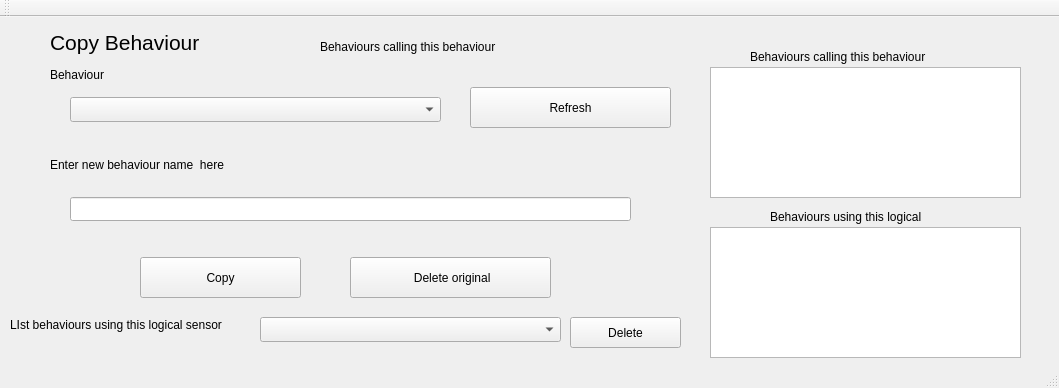
<?xml version="1.0" encoding="UTF-8"?>
<ui version="4.0">
 <class>MainWindow</class>
 <widget class="QMainWindow" name="MainWindow">
  <property name="geometry">
   <rect>
    <x>0</x>
    <y>0</y>
    <width>1059</width>
    <height>388</height>
   </rect>
  </property>
  <property name="windowTitle">
   <string>Copy Behaviour</string>
  </property>
  <widget class="QWidget" name="centralWidget">
   <widget class="QLabel" name="label">
    <property name="geometry">
     <rect>
      <x>50</x>
      <y>10</y>
      <width>171</width>
      <height>31</height>
     </rect>
    </property>
    <property name="font">
     <font>
      <pointsize>16</pointsize>
     </font>
    </property>
    <property name="text">
     <string>Copy Behaviour</string>
    </property>
   </widget>
   <widget class="QComboBox" name="languageComboBox">
    <property name="geometry">
     <rect>
      <x>70</x>
      <y>80</y>
      <width>371</width>
      <height>25</height>
     </rect>
    </property>
   </widget>
   <widget class="QPushButton" name="changePushButton">
    <property name="geometry">
     <rect>
      <x>140</x>
      <y>240</y>
      <width>161</width>
      <height>41</height>
     </rect>
    </property>
    <property name="text">
     <string>Copy</string>
    </property>
   </widget>
   <widget class="QLabel" name="locnLabel">
    <property name="geometry">
     <rect>
      <x>320</x>
      <y>20</y>
      <width>351</width>
      <height>20</height>
     </rect>
    </property>
    <property name="text">
     <string>Behaviours calling this behaviour</string>
    </property>
   </widget>
   <widget class="QLineEdit" name="messageLineEdit">
    <property name="geometry">
     <rect>
      <x>70</x>
      <y>180</y>
      <width>561</width>
      <height>24</height>
     </rect>
    </property>
   </widget>
   <widget class="QLabel" name="label_2">
    <property name="geometry">
     <rect>
      <x>50</x>
      <y>50</y>
      <width>62</width>
      <height>16</height>
     </rect>
    </property>
    <property name="text">
     <string>Behaviour</string>
    </property>
   </widget>
   <widget class="QLabel" name="label_4">
    <property name="geometry">
     <rect>
      <x>50</x>
      <y>140</y>
      <width>301</width>
      <height>16</height>
     </rect>
    </property>
    <property name="text">
     <string>Enter new behaviour name  here</string>
    </property>
   </widget>
   <widget class="QPushButton" name="changePushButton_3">
    <property name="geometry">
     <rect>
      <x>350</x>
      <y>240</y>
      <width>201</width>
      <height>41</height>
     </rect>
    </property>
    <property name="text">
     <string> Delete original</string>
    </property>
   </widget>
   <widget class="QPushButton" name="changePushButton_4">
    <property name="geometry">
     <rect>
      <x>470</x>
      <y>70</y>
      <width>201</width>
      <height>41</height>
     </rect>
    </property>
    <property name="text">
     <string>Refresh</string>
    </property>
   </widget>
   <widget class="QListWidget" name="listWidget">
    <property name="geometry">
     <rect>
      <x>710</x>
      <y>50</y>
      <width>311</width>
      <height>131</height>
     </rect>
    </property>
   </widget>
   <widget class="QLabel" name="locnLabel_2">
    <property name="geometry">
     <rect>
      <x>750</x>
      <y>30</y>
      <width>211</width>
      <height>20</height>
     </rect>
    </property>
    <property name="text">
     <string>Behaviours calling this behaviour</string>
    </property>
   </widget>
   <widget class="QLabel" name="label_5">
    <property name="geometry">
     <rect>
      <x>10</x>
      <y>300</y>
      <width>251</width>
      <height>16</height>
     </rect>
    </property>
    <property name="text">
     <string>LIst behaviours using this logical sensor</string>
    </property>
   </widget>
   <widget class="QComboBox" name="sensorComboBox">
    <property name="geometry">
     <rect>
      <x>260</x>
      <y>300</y>
      <width>301</width>
      <height>25</height>
     </rect>
    </property>
   </widget>
   <widget class="QListWidget" name="sensorListWidget">
    <property name="geometry">
     <rect>
      <x>710</x>
      <y>210</y>
      <width>311</width>
      <height>131</height>
     </rect>
    </property>
   </widget>
   <widget class="QLabel" name="locnLabel_3">
    <property name="geometry">
     <rect>
      <x>770</x>
      <y>190</y>
      <width>211</width>
      <height>20</height>
     </rect>
    </property>
    <property name="text">
     <string>Behaviours using this logical</string>
    </property>
   </widget>
   <widget class="QPushButton" name="deletePushButton">
    <property name="geometry">
     <rect>
      <x>570</x>
      <y>300</y>
      <width>111</width>
      <height>31</height>
     </rect>
    </property>
    <property name="text">
     <string>Delete</string>
    </property>
   </widget>
  </widget>
  <widget class="QMenuBar" name="menuBar">
   <property name="geometry">
    <rect>
     <x>0</x>
     <y>0</y>
     <width>1059</width>
     <height>22</height>
    </rect>
   </property>
  </widget>
  <widget class="QToolBar" name="mainToolBar">
   <attribute name="toolBarArea">
    <enum>TopToolBarArea</enum>
   </attribute>
   <attribute name="toolBarBreak">
    <bool>false</bool>
   </attribute>
  </widget>
  <widget class="QStatusBar" name="statusBar"/>
 </widget>
 <layoutdefault spacing="6" margin="11"/>
 <resources/>
 <connections/>
</ui>
